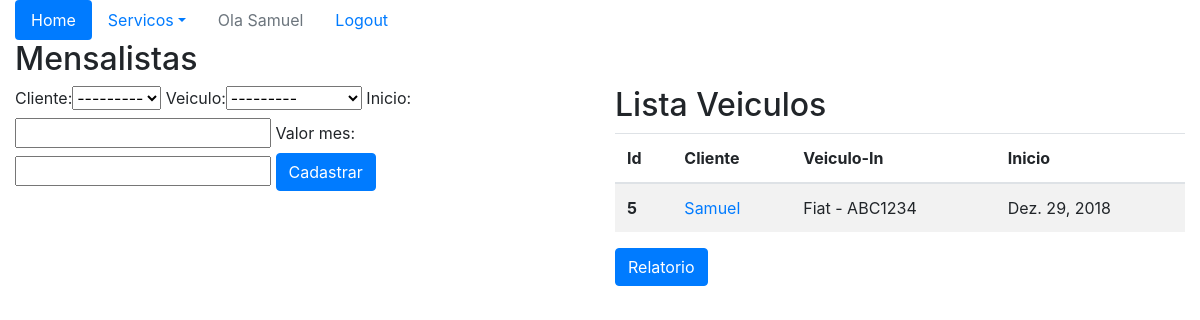
Page /sistema/mensalistas/ (signed in) on the earlier database version.
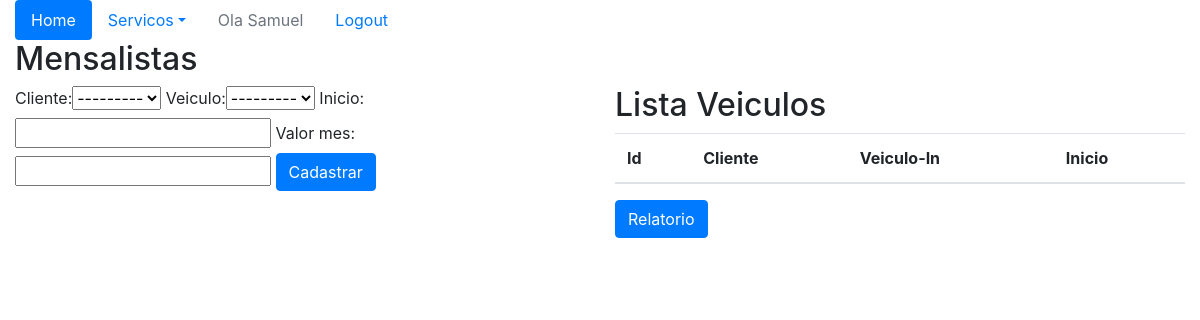
Same page on the later database version.
### core/models.py (models this page shows, shortened)
class Mensalista(models.Model):
    cliente = models.ForeignKey(Pessoa, on_delete=models.CASCADE)
    veiculo = models.ForeignKey(Veiculo, on_delete=models.CASCADE)
    inicio = models.DateField()
    valor_mes = models.DecimalField(max_digits=5, decimal_places=2)

class Pessoa(models.Model):
    nome = models.CharField(max_length=100)
    endereco = models.CharField(max_length=200)
    telefone = models.CharField(max_length=20)
    def __str__(self):
        return self.nome

class Veiculo(models.Model):
    marca = models.ForeignKey(Marca, on_delete=models.CASCADE)
    placa = models.CharField(max_length=100)
    propietario = models.ForeignKey(Pessoa, on_delete=models.CASCADE)
    cor = models.CharField(max_length=100)
    observacoes = models.TextField()
    def __str__(self):
        return self.marca.nome + ' - ' + self.placa

class Marca(models.Model):
    nome = models.CharField(max_length=50)

### core/views.py (the view)
@login_required
def mensalista(request):
    mensalistas = Mensalista.objects.all()
    form = MensalistaForm()
    data = {'mensalistas': mensalistas, 'form': form}
    return render(request, 'core/mensalistas.html', data)

### core/forms.py
class MensalistaForm(ModelForm):
    class Meta:
        model = Mensalista
        fields = '__all__'

### core/templates/core/mensalistas.html (shortened to what this page needs)
{% extends "base.html" %}
{% load bootstrap %}
{% block menu %}
<ul class="nav nav-pills">
    <li class="nav-item">
        <a class="nav-link active" href="{% url 'core_home' %}">Home</a>
    </li>
    <li class="nav-item dropdown">
        <a class="nav-link dropdown-toggle" data-toggle="dropdown" href="#" role="button" aria-haspopup="true"
            aria-expanded="false">Servicos</a>
    </li>
    {% if user.is_authenticated %}
    <li class="nav-item">
        <a class="nav-link disabled" href="#">Ola {{ user }}</a>
    </li>
    <li class="nav-item">
        <a class="nav-link" href="{% url 'logout' %}">Logout</a>
    </li>
    {% else %}
        <li class="nav-item">
            <a class="nav-link" href="{% url 'login' %}">Login</a>
        </li>
    {% endif %}
    </ul>
{% endblock %}
{% block main %}
    <div class="row">
        <div class="col">
            <h2>Mensalistas</h2>
        </div>
    </div>
    <div class="row">
        <div class="col">
            <form action="{% url 'core_add_mensalista' %}" method="post">
                {{ form|bootstrap }}
                <button type="submit" class="btn btn-primary">Cadastrar</button>
            </form>
        </div>
        <div class="col">
            <h2>Lista Veiculos</h2>
            <table class="table table-striped">
                <thead>
                    <tr>
                    <th scope="col">Id</th>
                    <th scope="col">Cliente</th>
                    <th scope="col">Veiculo-In</th>
                    <th scope="col">Inicio</th>
                    </tr>
                </thead>
                <tbody>
                    {% for mensalista in mensalistas %}
                    <tr>
                    <th scope="row">{{mensalista.id}}</th>
                    <td><a href="{% url 'core_update_mensal' mensalista.id %}">{{mensalista.cliente}}</a></td>
                    <td>{{mensalista.veiculo}}</td>
                    <td>{{mensalista.inicio}}</td>
                    </tr>
                    {% endfor %}
                </tbody>
            </table>
        <a class="btn btn-primary" href="{% url 'relatorio_mensalista' %}">Relatorio</a>
        </div>
    </div>
{% endblock %}

Differences in the rows shown:
removed Mensalista: id "5", cliente "Samuel", veiculo "Fiat - ABC1234", inicio "Dez. 29, 2018"
